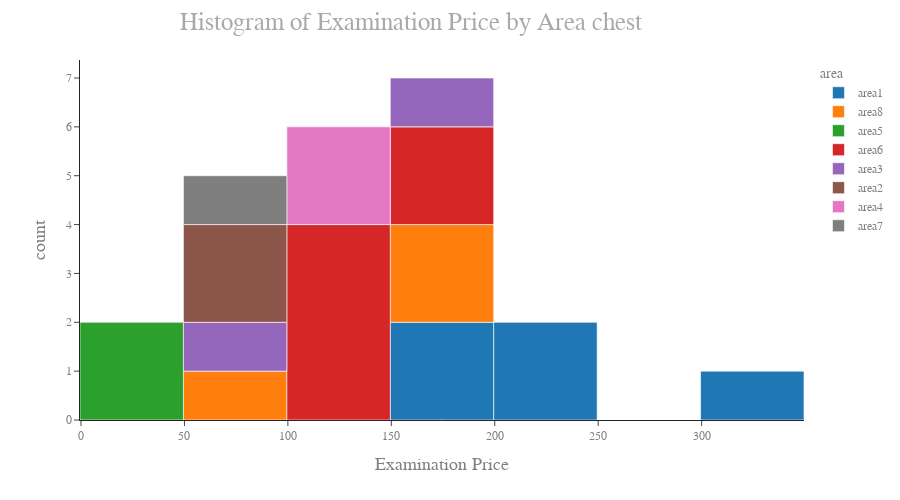
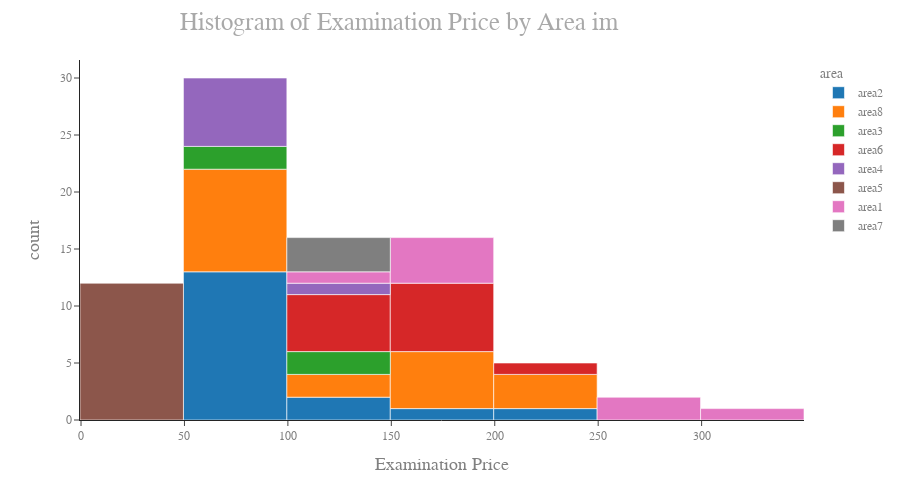
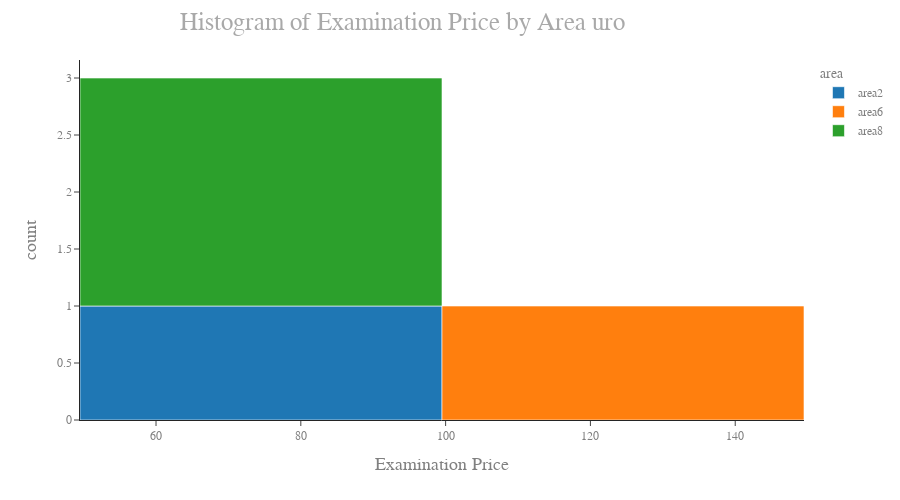
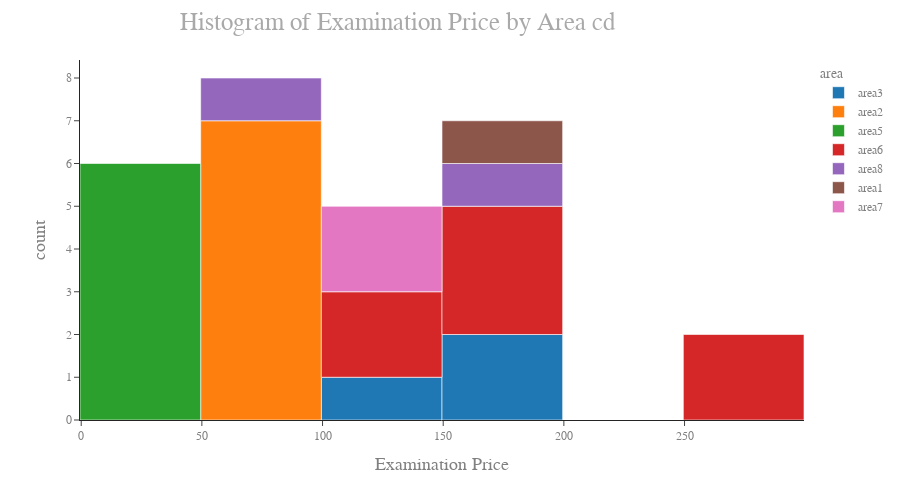

The code cell stored with these charts, in order, in its notebook:
### Markdown cell above
## Histogram of Examination Price and The areas distribuation

- Show every area in every speciality and its relationship with the examination price

### Code cell
for i in range(len(spec)):
    doc_spec = data[(data["speciality"] == spec[i]) & (data["write"] == 1)]
    fig= px.histogram(doc_spec, x='exam_price',height=500,width=900,template='simple_white',
    color='area')
    fig.update_layout(title={'text':'Histogram of Examination Price by Area ' + str(spec[i]),'font':{'size':25}}
    ,title_font_family="Times New Roman",
    title_font_color="darkgrey",
    title_x=0.2)
    fig.update_layout(
    font_family='classic-roman',
    font_color= 'grey',
    yaxis_title={'text': " count", 'font': {'size':18}},
    xaxis_title={'text': " Examination Price", 'font': {'size':18}}
    ) 
    fig.show()

### Figure 1 — Plotly figure (JSON) as saved in the notebook; plotly's stock layout.template omitted (floating-point values rounded to 4 significant figures)
{"data": [{"alignmentgroup": "True", "bingroup": "x", "hovertemplate": "area=area1<br>exam_price=%{x}<br>count=%{y}<extra></extra>", "legendgroup": "area1", "marker": {"color": "#1F77B4", "pattern": {"shape": ""}}, "name": "area1", "offsetgroup": "area1", "orientation": "v", "showlegend": true, "type": "histogram", "x": [200, 300, 150, 150, 220], "xaxis": "x", "yaxis": "y"}, {"alignmentgroup": "True", "bingroup": "x", "hovertemplate": "area=area8<br>exam_price=%{x}<br>count=%{y}<extra></extra>", "legendgroup": "area8", "marker": {"color": "#FF7F0E", "pattern": {"shape": ""}}, "name": "area8", "offsetgroup": "area8", "orientation": "v", "showlegend": true, "type": "histogram", "x": [75, 170, 170], "xaxis": "x", "yaxis": "y"}, {"alignmentgroup": "True", "bingroup": "x", "hovertemplate": "area=area5<br>exam_price=%{x}<br>count=%{y}<extra></extra>", "legendgroup": "area5", "marker": {"color": "#2CA02C", "pattern": {"shape": ""}}, "name": "area5", "offsetgroup": "area5", "orientation": "v", "showlegend": true, "type": "histogram", "x": [30, 30], "xaxis": "x", "yaxis": "y"}, {"alignmentgroup": "True", "bingroup": "x", "hovertemplate": "area=area6<br>exam_price=%{x}<br>count=%{y}<extra></extra>", "legendgroup": "area6", "marker": {"color": "#D62728", "pattern": {"shape": ""}}, "name": "area6", "offsetgroup": "area6", "orientation": "v", "showlegend": true, "type": "histogram", "x": [120, 120, 150, 150, 100, 100], "xaxis": "x", "yaxis": "y"}, {"alignmentgroup": "True", "bingroup": "x", "hovertemplate": "area=area3<br>exam_price=%{x}<br>count=%{y}<extra></extra>", "legendgroup": "area3", "marker": {"color": "#9467BD", "pattern": {"shape": ""}}, "name": "area3", "offsetgroup": "area3", "orientation": "v", "showlegend": true, "type": "histogram", "x": [170, 80], "xaxis": "x", "yaxis": "y"}, {"alignmentgroup": "True", "bingroup": "x", "hovertemplate": "area=area2<br>exam_price=%{x}<br>count=%{y}<extra></extra>", "legendgroup": "area2", "marker": {"color": "#8C564B", "pattern": {"shape": ""}}, "name": "area2", "offsetgroup": "area2", "orientation": "v", "showlegend": true, "type": "histogram", "x": [50, 50], "xaxis": "x", "yaxis": "y"}, {"alignmentgroup": "True", "bingroup": "x", "hovertemplate": "area=area4<br>exam_price=%{x}<br>count=%{y}<extra></extra>", "legendgroup": "area4", "marker": {"color": "#E377C2", "pattern": {"shape": ""}}, "name": "area4", "offsetgroup": "area4", "orientation": "v", "showlegend": true, "type": "histogram", "x": [100, 120], "xaxis": "x", "yaxis": "y"}, {"alignmentgroup": "True", "bingroup": "x", "hovertemplate": "area=area7<br>exam_price=%{x}<br>count=%{y}<extra></extra>", "legendgroup": "area7", "marker": {"color": "#7F7F7F", "pattern": {"shape": ""}}, "name": "area7", "offsetgroup": "area7", "orientation": "v", "showlegend": true, "type": "histogram", "x": [80], "xaxis": "x", "yaxis": "y"}], "layout": {"barmode": "relative", "font": {"color": "grey", "family": "classic-roman"}, "height": 500, "legend": {"title": {"text": "area"}, "tracegroupgap": 0}, "margin": {"t": 60}, "title": {"font": {"color": "darkgrey", "family": "Times New Roman", "size": 25}, "text": "Histogram of Examination Price by Area chest", "x": 0.2}, "width": 900, "xaxis": {"anchor": "y", "domain": [0, 1], "title": {"font": {"size": 18}, "text": " Examination Price"}}, "yaxis": {"anchor": "x", "domain": [0, 1], "title": {"font": {"size": 18}, "text": " count"}}}}

### Figure 2 — Plotly figure (JSON) as saved in the notebook; plotly's stock layout.template omitted (floating-point values rounded to 4 significant figures)
{"data": [{"alignmentgroup": "True", "bingroup": "x", "hovertemplate": "area=area2<br>exam_price=%{x}<br>count=%{y}<extra></extra>", "legendgroup": "area2", "marker": {"color": "#1F77B4", "pattern": {"shape": ""}}, "name": "area2", "offsetgroup": "area2", "orientation": "v", "showlegend": true, "type": "histogram", "x": [100, 70, 100, 200, 70, 70, 50, 70, 70, 50, 50, 150, 50, 50, 50, 50, 70], "xaxis": "x", "yaxis": "y"}, {"alignmentgroup": "True", "bingroup": "x", "hovertemplate": "area=area8<br>exam_price=%{x}<br>count=%{y}<extra></extra>", "legendgroup": "area8", "marker": {"color": "#FF7F0E", "pattern": {"shape": ""}}, "name": "area8", "offsetgroup": "area8", "orientation": "v", "showlegend": true, "type": "histogram", "x": [140, 140, 75, 75, 170, 180, 200, 200, 160, 160, 150, 220, 75, 75, 75, 75, 75, 75, 75], "xaxis": "x", "yaxis": "y"}, {"alignmentgroup": "True", "bingroup": "x", "hovertemplate": "area=area3<br>exam_price=%{x}<br>count=%{y}<extra></extra>", "legendgroup": "area3", "marker": {"color": "#2CA02C", "pattern": {"shape": ""}}, "name": "area3", "offsetgroup": "area3", "orientation": "v", "showlegend": true, "type": "histogram", "x": [120, 120, 50, 50], "xaxis": "x", "yaxis": "y"}, {"alignmentgroup": "True", "bingroup": "x", "hovertemplate": "area=area6<br>exam_price=%{x}<br>count=%{y}<extra></extra>", "legendgroup": "area6", "marker": {"color": "#D62728", "pattern": {"shape": ""}}, "name": "area6", "offsetgroup": "area6", "orientation": "v", "showlegend": true, "type": "histogram", "x": [150, 200, 150, 120, 160, 130, 170, 170, 120, 120, 140, 190], "xaxis": "x", "yaxis": "y"}, {"alignmentgroup": "True", "bingroup": "x", "hovertemplate": "area=area4<br>exam_price=%{x}<br>count=%{y}<extra></extra>", "legendgroup": "area4", "marker": {"color": "#9467BD", "pattern": {"shape": ""}}, "name": "area4", "offsetgroup": "area4", "orientation": "v", "showlegend": true, "type": "histogram", "x": [60, 80, 80, 50, 120, 50, 90], "xaxis": "x", "yaxis": "y"}, {"alignmentgroup": "True", "bingroup": "x", "hovertemplate": "area=area5<br>exam_price=%{x}<br>count=%{y}<extra></extra>", "legendgroup": "area5", "marker": {"color": "#8C564B", "pattern": {"shape": ""}}, "name": "area5", "offsetgroup": "area5", "orientation": "v", "showlegend": true, "type": "histogram", "x": [30, 30, 30, 30, 30, 30, 30, 30, 30, 30, 30, 30], "xaxis": "x", "yaxis": "y"}, {"alignmentgroup": "True", "bingroup": "x", "hovertemplate": "area=area1<br>exam_price=%{x}<br>count=%{y}<extra></extra>", "legendgroup": "area1", "marker": {"color": "#E377C2", "pattern": {"shape": ""}}, "name": "area1", "offsetgroup": "area1", "orientation": "v", "showlegend": true, "type": "histogram", "x": [260, 300, 150, 250, 140, 160, 170, 150], "xaxis": "x", "yaxis": "y"}, {"alignmentgroup": "True", "bingroup": "x", "hovertemplate": "area=area7<br>exam_price=%{x}<br>count=%{y}<extra></extra>", "legendgroup": "area7", "marker": {"color": "#7F7F7F", "pattern": {"shape": ""}}, "name": "area7", "offsetgroup": "area7", "orientation": "v", "showlegend": true, "type": "histogram", "x": [110, 100, 120], "xaxis": "x", "yaxis": "y"}], "layout": {"barmode": "relative", "font": {"color": "grey", "family": "classic-roman"}, "height": 500, "legend": {"title": {"text": "area"}, "tracegroupgap": 0}, "margin": {"t": 60}, "title": {"font": {"color": "darkgrey", "family": "Times New Roman", "size": 25}, "text": "Histogram of Examination Price by Area im", "x": 0.2}, "width": 900, "xaxis": {"anchor": "y", "domain": [0, 1], "title": {"font": {"size": 18}, "text": " Examination Price"}}, "yaxis": {"anchor": "x", "domain": [0, 1], "title": {"font": {"size": 18}, "text": " count"}}}}

### Figure 3 — Plotly figure (JSON) as saved in the notebook; plotly's stock layout.template omitted (floating-point values rounded to 4 significant figures)
{"data": [{"alignmentgroup": "True", "bingroup": "x", "hovertemplate": "area=area2<br>exam_price=%{x}<br>count=%{y}<extra></extra>", "legendgroup": "area2", "marker": {"color": "#1F77B4", "pattern": {"shape": ""}}, "name": "area2", "offsetgroup": "area2", "orientation": "v", "showlegend": true, "type": "histogram", "x": [50], "xaxis": "x", "yaxis": "y"}, {"alignmentgroup": "True", "bingroup": "x", "hovertemplate": "area=area6<br>exam_price=%{x}<br>count=%{y}<extra></extra>", "legendgroup": "area6", "marker": {"color": "#FF7F0E", "pattern": {"shape": ""}}, "name": "area6", "offsetgroup": "area6", "orientation": "v", "showlegend": true, "type": "histogram", "x": [100], "xaxis": "x", "yaxis": "y"}, {"alignmentgroup": "True", "bingroup": "x", "hovertemplate": "area=area8<br>exam_price=%{x}<br>count=%{y}<extra></extra>", "legendgroup": "area8", "marker": {"color": "#2CA02C", "pattern": {"shape": ""}}, "name": "area8", "offsetgroup": "area8", "orientation": "v", "showlegend": true, "type": "histogram", "x": [75, 75], "xaxis": "x", "yaxis": "y"}], "layout": {"barmode": "relative", "font": {"color": "grey", "family": "classic-roman"}, "height": 500, "legend": {"title": {"text": "area"}, "tracegroupgap": 0}, "margin": {"t": 60}, "title": {"font": {"color": "darkgrey", "family": "Times New Roman", "size": 25}, "text": "Histogram of Examination Price by Area uro", "x": 0.2}, "width": 900, "xaxis": {"anchor": "y", "domain": [0, 1], "title": {"font": {"size": 18}, "text": " Examination Price"}}, "yaxis": {"anchor": "x", "domain": [0, 1], "title": {"font": {"size": 18}, "text": " count"}}}}

### Figure 4 — Plotly figure (JSON) as saved in the notebook; plotly's stock layout.template omitted (floating-point values rounded to 4 significant figures)
{"data": [{"alignmentgroup": "True", "bingroup": "x", "hovertemplate": "area=area3<br>exam_price=%{x}<br>count=%{y}<extra></extra>", "legendgroup": "area3", "marker": {"color": "#1F77B4", "pattern": {"shape": ""}}, "name": "area3", "offsetgroup": "area3", "orientation": "v", "showlegend": true, "type": "histogram", "x": [150, 140, 150], "xaxis": "x", "yaxis": "y"}, {"alignmentgroup": "True", "bingroup": "x", "hovertemplate": "area=area2<br>exam_price=%{x}<br>count=%{y}<extra></extra>", "legendgroup": "area2", "marker": {"color": "#FF7F0E", "pattern": {"shape": ""}}, "name": "area2", "offsetgroup": "area2", "orientation": "v", "showlegend": true, "type": "histogram", "x": [70, 50, 50, 50, 50, 70, 70], "xaxis": "x", "yaxis": "y"}, {"alignmentgroup": "True", "bingroup": "x", "hovertemplate": "area=area5<br>exam_price=%{x}<br>count=%{y}<extra></extra>", "legendgroup": "area5", "marker": {"color": "#2CA02C", "pattern": {"shape": ""}}, "name": "area5", "offsetgroup": "area5", "orientation": "v", "showlegend": true, "type": "histogram", "x": [30, 30, 30, 30, 30, 30], "xaxis": "x", "yaxis": "y"}, {"alignmentgroup": "True", "bingroup": "x", "hovertemplate": "area=area6<br>exam_price=%{x}<br>count=%{y}<extra></extra>", "legendgroup": "area6", "marker": {"color": "#D62728", "pattern": {"shape": ""}}, "name": "area6", "offsetgroup": "area6", "orientation": "v", "showlegend": true, "type": "histogram", "x": [180, 180, 150, 130, 130, 250, 250], "xaxis": "x", "yaxis": "y"}, {"alignmentgroup": "True", "bingroup": "x", "hovertemplate": "area=area8<br>exam_price=%{x}<br>count=%{y}<extra></extra>", "legendgroup": "area8", "marker": {"color": "#9467BD", "pattern": {"shape": ""}}, "name": "area8", "offsetgroup": "area8", "orientation": "v", "showlegend": true, "type": "histogram", "x": [150, 75], "xaxis": "x", "yaxis": "y"}, {"alignmentgroup": "True", "bingroup": "x", "hovertemplate": "area=area1<br>exam_price=%{x}<br>count=%{y}<extra></extra>", "legendgroup": "area1", "marker": {"color": "#8C564B", "pattern": {"shape": ""}}, "name": "area1", "offsetgroup": "area1", "orientation": "v", "showlegend": true, "type": "histogram", "x": [150], "xaxis": "x", "yaxis": "y"}, {"alignmentgroup": "True", "bingroup": "x", "hovertemplate": "area=area7<br>exam_price=%{x}<br>count=%{y}<extra></extra>", "legendgroup": "area7", "marker": {"color": "#E377C2", "pattern": {"shape": ""}}, "name": "area7", "offsetgroup": "area7", "orientation": "v", "showlegend": true, "type": "histogram", "x": [100, 120], "xaxis": "x", "yaxis": "y"}], "layout": {"barmode": "relative", "font": {"color": "grey", "family": "classic-roman"}, "height": 500, "legend": {"title": {"text": "area"}, "tracegroupgap": 0}, "margin": {"t": 60}, "title": {"font": {"color": "darkgrey", "family": "Times New Roman", "size": 25}, "text": "Histogram of Examination Price by Area cd", "x": 0.2}, "width": 900, "xaxis": {"anchor": "y", "domain": [0, 1], "title": {"font": {"size": 18}, "text": " Examination Price"}}, "yaxis": {"anchor": "x", "domain": [0, 1], "title": {"font": {"size": 18}, "text": " count"}}}}
